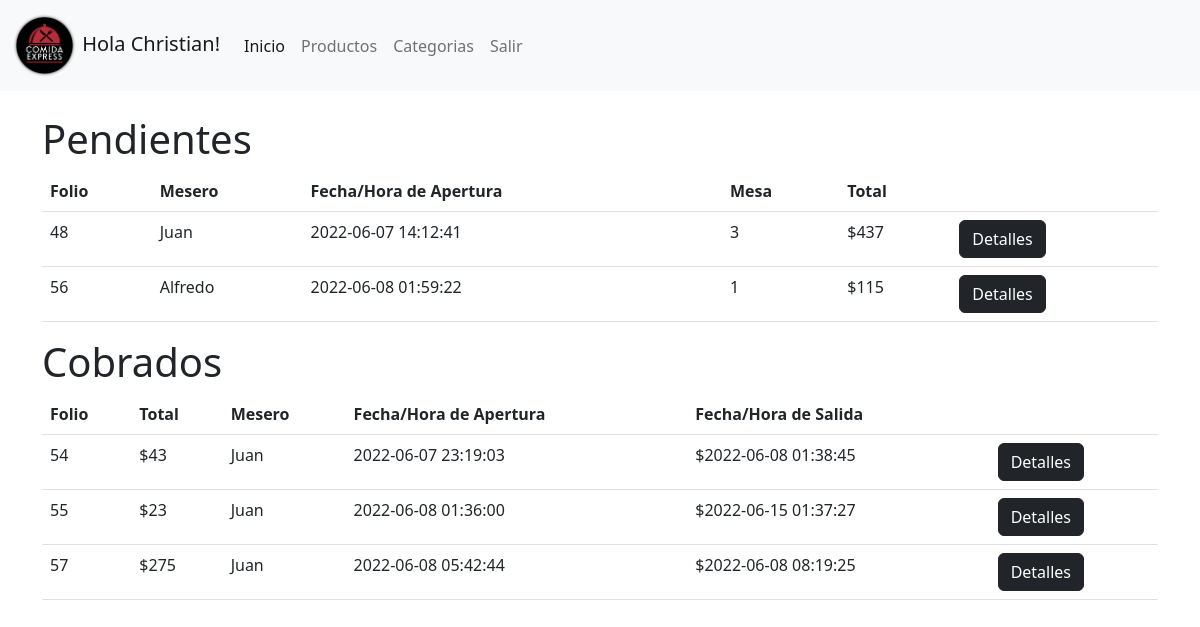
Screenshot of /admin/index.php (signed in) with the database file from the repository.
### tables this page shows
CREATE TABLE `ticket` (
  `folio` int(11) NOT NULL,
  `usuario` int(11) NOT NULL,
  `fecha` datetime DEFAULT NULL,
  `mesa` varchar(12) DEFAULT NULL,
  `impuesto` float DEFAULT NULL,
  `total` float DEFAULT NULL,
  `estado` varchar(10) NOT NULL,
  `fecha_salida` datetime DEFAULT NULL
);

CREATE TABLE `usuario` (
  `id_usuario` int(11) NOT NULL,
  `nickname` varchar(20) NOT NULL,
  `rol` varchar(20) DEFAULT NULL,
  `nombre` varchar(20) DEFAULT NULL,
  `contrasena` varchar(10) DEFAULT NULL
);

### admin/db/funciones.php (called while the page is built, shortened)
<?php
function MesasPendientesAdmin($conn){
    $sql="SELECT ticket.folio,usuario.nombre,ticket.fecha,ticket.mesa, ticket.impuesto,ticket.total,ticket.estado,ticket.fecha_salida FROM `ticket` JOIN usuario ON usuario.id_usuario = ticket.usuario WHERE ticket.estado = 'pendiente';";
    $result = mysqli_query($conn, $sql);
    $data = mysqli_fetch_all ($result, MYSQLI_NUM);
    return $data;
}
function MesasCobradasAdmin($conn){
    $sql="SELECT ticket.folio,usuario.nombre,ticket.fecha,ticket.mesa, ticket.impuesto,ticket.total,ticket.estado,ticket.fecha_salida FROM `ticket` JOIN usuario ON usuario.id_usuario = ticket.usuario WHERE ticket.estado = 'cobrado';";
    $result = mysqli_query($conn, $sql);
    $data = mysqli_fetch_all ($result, MYSQLI_NUM);
    return $data;
}
?>

### admin/index.php (the view, shortened to what this page needs)
<?php
include 'db/conn.php';
include 'db/funciones.php';
?>
<!DOCTYPE html>
<html lang="en">
<head>
    <link href="https://cdn.jsdelivr.net/npm/bootstrap@5.2.0-beta1/dist/css/bootstrap.min.css" rel="stylesheet">
</head>
<body>
<nav class="navbar navbar-expand-lg bg-light">
    <div class="container-fluid">
        <a class="navbar-brand" href="#">
        <img src="../img/logo1.png" alt="" width="" height="65" class="d-inline-block align-text-center">
        Hola <?php echo $_SESSION['usuario'];?>!
        </a>
        <div class="collapse navbar-collapse" id="navbarNav">
        <ul class="navbar-nav">
            <li class="nav-item">
            <a class="nav-link active" aria-current="page" href="#">Inicio</a>
            </li>
            <li class="nav-item">
            <a class="nav-link" href="productos.php">Productos</a>
            </li>
            <li class="nav-item">
            <a class="nav-link" href="categorias.php">Categorias</a>
            </li>
            <li class="nav-item">
            <a class="nav-link" href="salir.php">Salir</a>
            </li>
        </ul>
        </div>
    </div>
    </nav>
<div class="container mt-4">
    <h1>Pendientes</h1>
    <table class="table">
        <thead>
            <tr>
                <th>Folio</th>
                <th>Mesero</th>
                <th>Fecha/Hora de Apertura</th>
                <th>Mesa</th>
                <th>Total</th>
                <th></th>
            </tr>
        </thead>
            <tbody>
            <?php
            foreach(MesasPendientesAdmin($conn) as $array){
                echo "<tr>";
                echo "<td>" . $array[0] . "</td>";
                echo "<td>" . $array[1] . "</td>";
                echo "<td>" . $array[2] . "</td>";
                echo "<td>" . $array[3] . "</td>";
                echo "<td>$" . $array[5] . "</td>";
                echo "<td> <a href='db/editar.php?id=$array[0]'  class='btn btn-dark'> Detalles</a>  </td>";
                echo "</tr>";
            }
            ?>
            </tbody>
    </table>
    <h1>Cobrados</h1>
    <table class="table">
        <thead>
            <tr>
                <th>Folio</th>
                <th>Total</th>
                <th>Mesero</th>
                <th>Fecha/Hora de Apertura</th>
                <th>Fecha/Hora de Salida</th>
                <th></th>
            </tr>
        </thead>
            <tbody>
            <?php
            foreach(MesasCobradasAdmin($conn) as $array){
                echo "<tr>";
                echo "<td>" . $array[0] . "</td>";
                echo "<td>$" . $array[5] . "</td>";
                echo "<td>" . $array[1] . "</td>";
                echo "<td>" . $array[2] . "</td>";
                echo "<td>$" . $array[7] . "</td>";
                echo "<td> <a href='db/editar.php?id=$array[0]' class='btn btn-dark'> Detalles</a>  </td>";
                echo "</tr>";
            }
            ?>
            </tbody>
    </table>
    </div>
</body>
</html>

### rows the page displays
ticket: folio "48", usuario.nombre "Juan", fecha "2022-06-07 14:12:41", mesa "3", total "437"
ticket: folio "56", usuario.nombre "Alfredo", fecha "2022-06-08 01:59:22", mesa "1", total "115"
ticket: folio "54", total "43", usuario.nombre "Juan", fecha "2022-06-07 23:19:03", fecha_salida "2022-06-08 01:38:45"
ticket: folio "55", total "23", usuario.nombre "Juan", fecha "2022-06-08 01:36:00", fecha_salida "2022-06-15 01:37:27"
ticket: folio "57", total "275", usuario.nombre "Juan", fecha "2022-06-08 05:42:44", fecha_salida "2022-06-08 08:19:25"

### other values shown
$_SESSION['usuario'] "Christian"
